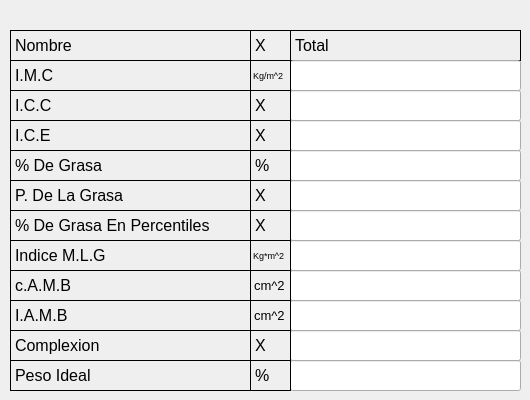
    <widget class="QWidget" name="tab_3">
     <attribute name="title">
      <string>Salida 1</string>
     </attribute>
     <widget class="QLabel" name="label_44">
      <property name="geometry">
       <rect>
        <x>10</x>
        <y>30</y>
        <width>241</width>
        <height>31</height>
       </rect>
      </property>
      <property name="font">
       <font>
        <pointsize>12</pointsize>
       </font>
      </property>
      <property name="frameShape">
       <enum>QFrame::Box</enum>
      </property>
      <property name="frameShadow">
       <enum>QFrame::Plain</enum>
      </property>
      <property name="text">
       <string>Nombre</string>
      </property>
      <property name="scaledContents">
       <bool>false</bool>
      </property>
     </widget>
     <widget class="QLabel" name="label_45">
      <property name="geometry">
       <rect>
        <x>290</x>
        <y>30</y>
        <width>231</width>
        <height>31</height>
       </rect>
      </property>
      <property name="font">
       <font>
        <pointsize>12</pointsize>
       </font>
      </property>
      <property name="frameShape">
       <enum>QFrame::Box</enum>
      </property>
      <property name="frameShadow">
       <enum>QFrame::Plain</enum>
      </property>
      <property name="text">
       <string>Total</string>
      </property>
      <property name="scaledContents">
       <bool>false</bool>
      </property>
     </widget>
     <widget class="QLabel" name="label_IMC">
      <property name="geometry">
       <rect>
        <x>10</x>
        <y>60</y>
        <width>241</width>
        <height>31</height>
       </rect>
      </property>
      <property name="font">
       <font>
        <pointsize>12</pointsize>
       </font>
      </property>
      <property name="frameShape">
       <enum>QFrame::Box</enum>
      </property>
      <property name="frameShadow">
       <enum>QFrame::Plain</enum>
      </property>
      <property name="text">
       <string>I.M.C</string>
      </property>
      <property name="scaledContents">
       <bool>false</bool>
      </property>
     </widget>
     <widget class="QLabel" name="label_47">
      <property name="geometry">
       <rect>
        <x>10</x>
        <y>90</y>
        <width>241</width>
        <height>31</height>
       </rect>
      </property>
      <property name="font">
       <font>
        <pointsize>12</pointsize>
       </font>
      </property>
      <property name="frameShape">
       <enum>QFrame::Box</enum>
      </property>
      <property name="frameShadow">
       <enum>QFrame::Plain</enum>
      </property>
      <property name="text">
       <string>I.C.C</string>
      </property>
      <property name="scaledContents">
       <bool>false</bool>
      </property>
     </widget>
     <widget class="QLabel" name="label_48">
      <property name="geometry">
       <rect>
        <x>10</x>
        <y>120</y>
        <width>241</width>
        <height>31</height>
       </rect>
      </property>
      <property name="font">
       <font>
        <pointsize>12</pointsize>
       </font>
      </property>
      <property name="frameShape">
       <enum>QFrame::Box</enum>
      </property>
      <property name="frameShadow">
       <enum>QFrame::Plain</enum>
      </property>
      <property name="text">
       <string>I.C.E</string>
      </property>
      <property name="scaledContents">
       <bool>false</bool>
      </property>
     </widget>
     <widget class="QLabel" name="label_49">
      <property name="geometry">
       <rect>
        <x>10</x>
        <y>150</y>
        <width>241</width>
        <height>31</height>
       </rect>
      </property>
      <property name="font">
       <font>
        <pointsize>12</pointsize>
       </font>
      </property>
      <property name="frameShape">
       <enum>QFrame::Box</enum>
      </property>
      <property name="frameShadow">
       <enum>QFrame::Plain</enum>
      </property>
      <property name="text">
       <string>% De Grasa</string>
      </property>
      <property name="scaledContents">
       <bool>false</bool>
      </property>
     </widget>
     <widget class="QLabel" name="label_50">
      <property name="geometry">
       <rect>
        <x>10</x>
        <y>180</y>
        <width>241</width>
        <height>31</height>
       </rect>
      </property>
      <property name="font">
       <font>
        <pointsize>12</pointsize>
       </font>
      </property>
      <property name="frameShape">
       <enum>QFrame::Box</enum>
      </property>
      <property name="frameShadow">
       <enum>QFrame::Plain</enum>
      </property>
      <property name="text">
       <string>P. De La Grasa</string>
      </property>
      <property name="scaledContents">
       <bool>false</bool>
      </property>
     </widget>
     <widget class="QLabel" name="label_51">
      <property name="geometry">
       <rect>
        <x>10</x>
        <y>210</y>
        <width>241</width>
        <height>31</height>
       </rect>
      </property>
      <property name="font">
       <font>
        <pointsize>12</pointsize>
       </font>
      </property>
      <property name="frameShape">
       <enum>QFrame::Box</enum>
      </property>
      <property name="frameShadow">
       <enum>QFrame::Plain</enum>
      </property>
      <property name="text">
       <string>% De Grasa En Percentiles</string>
      </property>
      <property name="scaledContents">
       <bool>false</bool>
      </property>
     </widget>
     <widget class="QLabel" name="label_52">
      <property name="geometry">
       <rect>
        <x>10</x>
        <y>240</y>
        <width>241</width>
        <height>31</height>
       </rect>
      </property>
      <property name="font">
       <font>
        <pointsize>12</pointsize>
       </font>
      </property>
      <property name="frameShape">
       <enum>QFrame::Box</enum>
      </property>
      <property name="frameShadow">
       <enum>QFrame::Plain</enum>
      </property>
      <property name="text">
       <string>Indice M.L.G</string>
      </property>
      <property name="scaledContents">
       <bool>false</bool>
      </property>
     </widget>
     <widget class="QLabel" name="label_53">
      <property name="geometry">
       <rect>
        <x>10</x>
        <y>270</y>
        <width>241</width>
        <height>31</height>
       </rect>
      </property>
      <property name="font">
       <font>
        <pointsize>12</pointsize>
       </font>
      </property>
      <property name="frameShape">
       <enum>QFrame::Box</enum>
      </property>
      <property name="frameShadow">
       <enum>QFrame::Plain</enum>
      </property>
      <property name="text">
       <string>c.A.M.B</string>
      </property>
      <property name="scaledContents">
       <bool>false</bool>
      </property>
     </widget>
     <widget class="QLabel" name="label_54">
      <property name="geometry">
       <rect>
        <x>10</x>
        <y>300</y>
        <width>241</width>
        <height>31</height>
       </rect>
      </property>
      <property name="font">
       <font>
        <pointsize>12</pointsize>
       </font>
      </property>
      <property name="frameShape">
       <enum>QFrame::Box</enum>
      </property>
      <property name="frameShadow">
       <enum>QFrame::Plain</enum>
      </property>
      <property name="text">
       <string>I.A.M.B</string>
      </property>
      <property name="scaledContents">
       <bool>false</bool>
      </property>
     </widget>
     <widget class="QLabel" name="label_55">
      <property name="geometry">
       <rect>
        <x>10</x>
        <y>330</y>
        <width>241</width>
        <height>31</height>
       </rect>
      </property>
      <property name="font">
       <font>
        <pointsize>12</pointsize>
       </font>
      </property>
      <property name="frameShape">
       <enum>QFrame::Box</enum>
      </property>
      <property name="frameShadow">
       <enum>QFrame::Plain</enum>
      </property>
      <property name="text">
       <string>Complexion</string>
      </property>
      <property name="scaledContents">
       <bool>false</bool>
      </property>
     </widget>
     <widget class="QLabel" name="label_56">
      <property name="geometry">
       <rect>
        <x>10</x>
        <y>360</y>
        <width>241</width>
        <height>31</height>
       </rect>
      </property>
      <property name="font">
       <font>
        <pointsize>12</pointsize>
       </font>
      </property>
      <property name="frameShape">
       <enum>QFrame::Box</enum>
      </property>
      <property name="frameShadow">
       <enum>QFrame::Plain</enum>
      </property>
      <property name="text">
       <string>Peso Ideal</string>
      </property>
      <property name="scaledContents">
       <bool>false</bool>
      </property>
     </widget>
     <widget class="QLineEdit" name="lineEdit_IMC">
      <property name="geometry">
       <rect>
        <x>290</x>
        <y>60</y>
        <width>231</width>
        <height>31</height>
       </rect>
      </property>
      <property name="font">
       <font>
        <pointsize>12</pointsize>
       </font>
      </property>
      <property name="text">
       <string/>
      </property>
     </widget>
     <widget class="QLineEdit" name="lineEdit_77">
      <property name="geometry">
       <rect>
        <x>290</x>
        <y>90</y>
        <width>231</width>
        <height>31</height>
       </rect>
      </property>
      <property name="font">
       <font>
        <pointsize>12</pointsize>
       </font>
      </property>
      <property name="text">
       <string/>
      </property>
     </widget>
     <widget class="QLineEdit" name="lineEdit_78">
      <property name="geometry">
       <rect>
        <x>290</x>
        <y>120</y>
        <width>231</width>
        <height>31</height>
       </rect>
      </property>
      <property name="font">
       <font>
        <pointsize>12</pointsize>
       </font>
      </property>
      <property name="text">
       <string/>
      </property>
     </widget>
     <widget class="QLineEdit" name="lineEdit_79">
      <property name="geometry">
       <rect>
        <x>290</x>
        <y>150</y>
        <width>231</width>
        <height>31</height>
       </rect>
      </property>
      <property name="font">
       <font>
        <pointsize>12</pointsize>
       </font>
      </property>
      <property name="text">
       <string/>
      </property>
     </widget>
     <widget class="QLineEdit" name="lineEdit_80">
      <property name="geometry">
       <rect>
        <x>290</x>
        <y>180</y>
        <width>231</width>
        <height>31</height>
       </rect>
      </property>
      <property name="font">
       <font>
        <pointsize>12</pointsize>
       </font>
      </property>
      <property name="text">
       <string/>
      </property>
     </widget>
     <widget class="QLineEdit" name="lineEdit_81">
      <property name="geometry">
       <rect>
        <x>290</x>
        <y>210</y>
        <width>231</width>
        <height>31</height>
       </rect>
      </property>
      <property name="font">
       <font>
        <pointsize>12</pointsize>
       </font>
      </property>
      <property name="text">
       <string/>
      </property>
     </widget>
     <widget class="QLineEdit" name="lineEdit_82">
      <property name="geometry">
       <rect>
        <x>290</x>
        <y>240</y>
        <width>231</width>
        <height>31</height>
       </rect>
      </property>
      <property name="font">
       <font>
        <pointsize>12</pointsize>
       </font>
      </property>
      <property name="text">
       <string/>
      </property>
     </widget>
     <widget class="QLineEdit" name="lineEdit_83">
      <property name="geometry">
       <rect>
        <x>290</x>
        <y>270</y>
        <width>231</width>
        <height>31</height>
       </rect>
      </property>
      <property name="font">
       <font>
        <pointsize>12</pointsize>
       </font>
      </property>
      <property name="text">
       <string/>
      </property>
     </widget>
     <widget class="QLineEdit" name="lineEdit_84">
      <property name="geometry">
       <rect>
        <x>290</x>
        <y>300</y>
        <width>231</width>
        <height>31</height>
       </rect>
      </property>
      <property name="font">
       <font>
        <pointsize>12</pointsize>
       </font>
      </property>
      <property name="text">
       <string/>
      </property>
     </widget>
     <widget class="QLineEdit" name="lineEdit_85">
      <property name="geometry">
       <rect>
        <x>290</x>
        <y>330</y>
        <width>231</width>
        <height>31</height>
       </rect>
      </property>
      <property name="font">
       <font>
        <pointsize>12</pointsize>
       </font>
      </property>
      <property name="text">
       <string/>
      </property>
     </widget>
     <widget class="QLineEdit" name="lineEdit_86">
      <property name="geometry">
       <rect>
        <x>290</x>
        <y>360</y>
        <width>231</width>
        <height>31</height>
       </rect>
      </property>
      <property name="font">
       <font>
        <pointsize>12</pointsize>
       </font>
      </property>
      <property name="text">
       <string/>
      </property>
     </widget>
     <widget class="QLabel" name="label_71">
      <property name="geometry">
       <rect>
        <x>250</x>
        <y>30</y>
        <width>41</width>
        <height>31</height>
       </rect>
      </property>
      <property name="font">
       <font>
        <pointsize>12</pointsize>
       </font>
      </property>
      <property name="frameShape">
       <enum>QFrame::Box</enum>
      </property>
      <property name="frameShadow">
       <enum>QFrame::Plain</enum>
      </property>
      <property name="text">
       <string>X</string>
      </property>
      <property name="scaledContents">
       <bool>false</bool>
      </property>
     </widget>
     <widget class="QLabel" name="label_72">
      <property name="geometry">
       <rect>
        <x>250</x>
        <y>60</y>
        <width>41</width>
        <height>31</height>
       </rect>
      </property>
      <property name="font">
       <font>
        <pointsize>7</pointsize>
       </font>
      </property>
      <property name="frameShape">
       <enum>QFrame::Box</enum>
      </property>
      <property name="frameShadow">
       <enum>QFrame::Plain</enum>
      </property>
      <property name="text">
       <string>Kg/m^2</string>
      </property>
      <property name="scaledContents">
       <bool>false</bool>
      </property>
     </widget>
     <widget class="QLabel" name="label_73">
      <property name="geometry">
       <rect>
        <x>250</x>
        <y>90</y>
        <width>41</width>
        <height>31</height>
       </rect>
      </property>
      <property name="font">
       <font>
        <pointsize>12</pointsize>
       </font>
      </property>
      <property name="frameShape">
       <enum>QFrame::Box</enum>
      </property>
      <property name="frameShadow">
       <enum>QFrame::Plain</enum>
      </property>
      <property name="text">
       <string>X</string>
      </property>
      <property name="scaledContents">
       <bool>false</bool>
      </property>
     </widget>
     <widget class="QLabel" name="label_74">
      <property name="geometry">
       <rect>
        <x>250</x>
        <y>120</y>
        <width>41</width>
        <height>31</height>
       </rect>
      </property>
      <property name="font">
       <font>
        <pointsize>12</pointsize>
       </font>
      </property>
      <property name="frameShape">
       <enum>QFrame::Box</enum>
      </property>
      <property name="frameShadow">
       <enum>QFrame::Plain</enum>
      </property>
      <property name="text">
       <string>X</string>
      </property>
      <property name="scaledContents">
       <bool>false</bool>
      </property>
     </widget>
     <widget class="QLabel" name="label_75">
      <property name="geometry">
       <rect>
        <x>250</x>
        <y>150</y>
        <width>41</width>
        <height>31</height>
       </rect>
      </property>
      <property name="font">
       <font>
        <pointsize>12</pointsize>
       </font>
      </property>
      <property name="frameShape">
       <enum>QFrame::Box</enum>
      </property>
      <property name="frameShadow">
       <enum>QFrame::Plain</enum>
      </property>
      <property name="text">
       <string>%</string>
      </property>
      <property name="scaledContents">
       <bool>false</bool>
      </property>
     </widget>
     <widget class="QLabel" name="label_76">
      <property name="geometry">
       <rect>
        <x>250</x>
        <y>180</y>
        <width>41</width>
        <height>31</height>
       </rect>
      </property>
      <property name="font">
       <font>
        <pointsize>12</pointsize>
       </font>
      </property>
      <property name="frameShape">
       <enum>QFrame::Box</enum>
      </property>
      <property name="frameShadow">
       <enum>QFrame::Plain</enum>
      </property>
      <property name="text">
       <string>X</string>
      </property>
      <property name="scaledContents">
       <bool>false</bool>
      </property>
     </widget>
     <widget class="QLabel" name="label_77">
      <property name="geometry">
       <rect>
        <x>250</x>
        <y>210</y>
        <width>41</width>
        <height>31</height>
       </rect>
      </property>
      <property name="font">
       <font>
        <pointsize>12</pointsize>
       </font>
      </property>
      <property name="frameShape">
       <enum>QFrame::Box</enum>
      </property>
      <property name="frameShadow">
       <enum>QFrame::Plain</enum>
      </property>
      <property name="text">
       <string>X</string>
      </property>
      <property name="scaledContents">
       <bool>false</bool>
      </property>
     </widget>
     <widget class="QLabel" name="label_78">
      <property name="geometry">
       <rect>
        <x>250</x>
        <y>240</y>
        <width>41</width>
        <height>31</height>
       </rect>
      </property>
      <property name="font">
       <font>
        <pointsize>7</pointsize>
       </font>
      </property>
      <property name="frameShape">
       <enum>QFrame::Box</enum>
      </property>
      <property name="frameShadow">
       <enum>QFrame::Plain</enum>
      </property>
      <property name="text">
       <string>Kg*m^2</string>
      </property>
      <property name="scaledContents">
       <bool>false</bool>
      </property>
     </widget>
     <widget class="QLabel" name="label_79">
      <property name="geometry">
       <rect>
        <x>250</x>
        <y>270</y>
        <width>41</width>
        <height>31</height>
       </rect>
      </property>
      <property name="font">
       <font>
        <pointsize>10</pointsize>
       </font>
      </property>
      <property name="frameShape">
       <enum>QFrame::Box</enum>
      </property>
      <property name="frameShadow">
       <enum>QFrame::Plain</enum>
      </property>
      <property name="text">
       <string>cm^2</string>
      </property>
      <property name="scaledContents">
       <bool>false</bool>
      </property>
     </widget>
     <widget class="QLabel" name="label_80">
      <property name="geometry">
       <rect>
        <x>250</x>
        <y>300</y>
        <width>41</width>
        <height>31</height>
       </rect>
      </property>
      <property name="font">
       <font>
        <pointsize>10</pointsize>
       </font>
      </property>
      <property name="frameShape">
       <enum>QFrame::Box</enum>
      </property>
      <property name="frameShadow">
       <enum>QFrame::Plain</enum>
      </property>
      <property name="text">
       <string>cm^2</string>
      </property>
      <property name="scaledContents">
       <bool>false</bool>
      </property>
     </widget>
     <widget class="QLabel" name="label_81">
      <property name="geometry">
       <rect>
        <x>250</x>
        <y>330</y>
        <width>41</width>
        <height>31</height>
       </rect>
      </property>
      <property name="font">
       <font>
        <pointsize>12</pointsize>
       </font>
      </property>
      <property name="frameShape">
       <enum>QFrame::Box</enum>
      </property>
      <property name="frameShadow">
       <enum>QFrame::Plain</enum>
      </property>
      <property name="text">
       <string>X</string>
      </property>
      <property name="scaledContents">
       <bool>false</bool>
      </property>
     </widget>
     <widget class="QLabel" name="label_82">
      <property name="geometry">
       <rect>
        <x>250</x>
        <y>360</y>
        <width>41</width>
        <height>31</height>
       </rect>
      </property>
      <property name="font">
       <font>
        <pointsize>12</pointsize>
       </font>
      </property>
      <property name="frameShape">
       <enum>QFrame::Box</enum>
      </property>
      <property name="frameShadow">
       <enum>QFrame::Plain</enum>
      </property>
      <property name="text">
       <string>%</string>
      </property>
      <property name="scaledContents">
       <bool>false</bool>
      </property>
     </widget>
    </widget>
